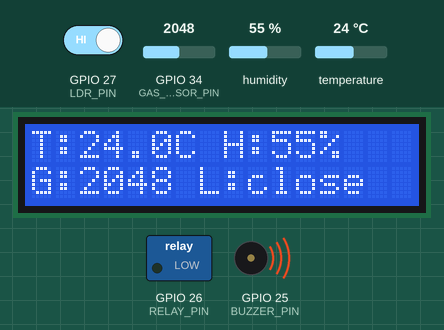
Bench run of a sketch on a simulated ESP32. On the bench: 16×2 character LCD, switched loads named in the sketch (green lamp = pin HIGH), buzzer (waves = sounding, pin HIGH). The inputs (shaded band) are chosen by the test bench; at power-on: GPIO 27 (LDR_PIN) HIGH, GPIO 34 (GAS_SENSOR_PIN) = 2048, humidity 55 %, temperature 24 °C. WiFi joins after 1.5 s; servers stay silent unless stated; what the sketch prints to the serial monitor is not drawn.

Above: at 5.0 s.
5.1 s: GPIO 27 (LDR_PIN) driven LOW
At 6.7 s:
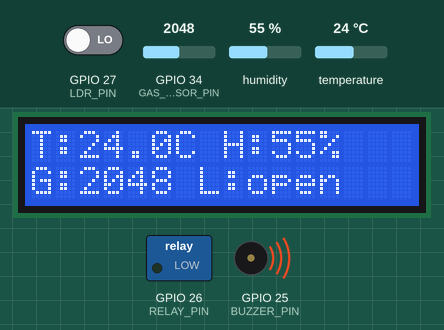
7.8 s: GPIO 34 (GAS_SENSOR_PIN) set to 105
At 8.9 s:
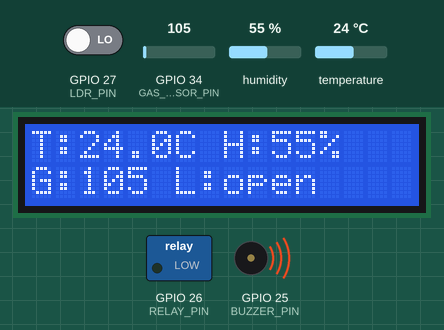
10.5 s: GPIO 34 (GAS_SENSOR_PIN) set to 94
At 13.2 s:
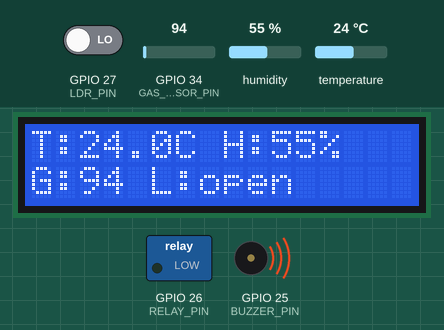
13.6 s: GPIO 27 (LDR_PIN) driven HIGH
At 15.4 s:
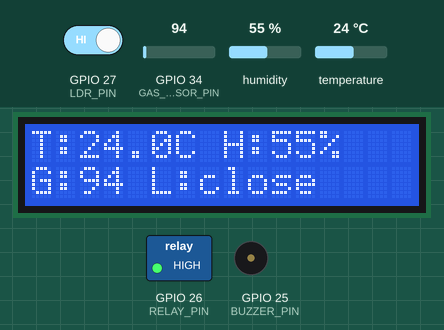
16.3 s: GPIO 34 (GAS_SENSOR_PIN) set to 0
At 19.5 s:
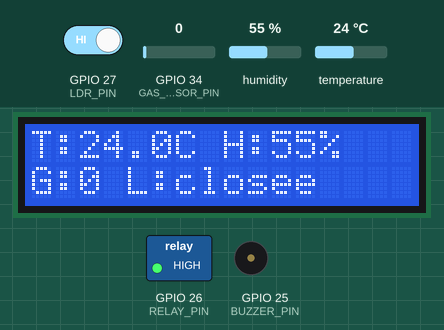
19.8 s: GPIO 27 (LDR_PIN) driven LOW
At 21.8 s:
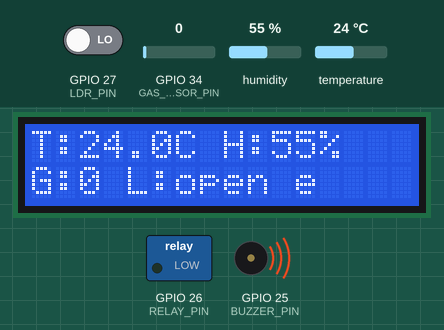
Timing chart, 0 to 23.3 s (numbered marks = the images above; inputs shaded):
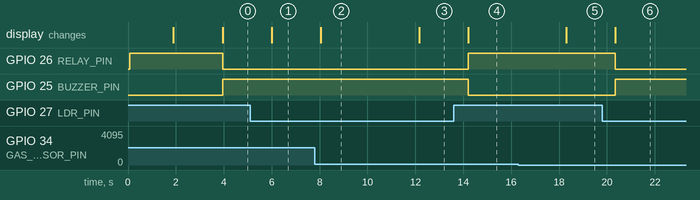

The sketch:

Cold_storage.ino
```cpp
// ==== BLYNK IoT DEFINES (must be first) ====
#define BLYNK_TEMPLATE_ID "TMPL3iwW28ish"
#define BLYNK_TEMPLATE_NAME "my project"
#define BLYNK_AUTH_TOKEN "2C0tsJr_LqbKjkM2w3cjtmFBMA_zUnx8"

// ==== Includes ====
#include <WiFi.h>
#include <BlynkSimpleEsp32.h>
#include <Wire.h>
#include <LiquidCrystal_I2C.h>
#include <DHT.h>

// ==== Wi-Fi credentials ====
char ssid[] = "cold storage";
char pass[] = "123456789";

// ==== Pin Definitions ====
#define DHTPIN 4
#define DHTTYPE DHT11
#define GAS_SENSOR_PIN 34
#define LDR_PIN 27
#define RELAY_PIN 26
#define BUZZER_PIN 25

// ==== Thresholds ====
#define TEMP_THRESHOLD 50
#define GAS_THRESHOLD 500

// ==== Objects ====
DHT dht(DHTPIN, DHTTYPE);
LiquidCrystal_I2C lcd(0x27, 16, 2);  // Use 0x27 or 0x3F depending on your LCD module

void setup() {
  Serial.begin(115200);

  // Initialize LCD
  lcd.begin();
  lcd.backlight();

  // Start DHT sensor
  dht.begin();

  // Set pin modes
  pinMode(RELAY_PIN, OUTPUT);
  pinMode(BUZZER_PIN, OUTPUT);
  pinMode(LDR_PIN, INPUT);
  digitalWrite(RELAY_PIN, HIGH);   // Relay OFF
  digitalWrite(BUZZER_PIN, LOW);   // Buzzer OFF

  // Connect to WiFi and Blynk
  Blynk.begin(BLYNK_AUTH_TOKEN, ssid, pass);

  // LCD Welcome Message
  lcd.setCursor(0, 0);
  lcd.print(" Cold Storage ");
  lcd.setCursor(0, 1);
  lcd.print("   Monitoring   ");
  delay(2000);
  lcd.clear();
}

void loop() {
  Blynk.run();

  float temperature = dht.readTemperature();
  float humidity = dht.readHumidity();
  int gasValue = analogRead(GAS_SENSOR_PIN);
  int ldrState = digitalRead(LDR_PIN); // LOW = dark, HIGH = light

  // Display on Serial Monitor
  Serial.print("Temp: "); Serial.print(temperature);
  Serial.print("  Hum: "); Serial.print(humidity);
  Serial.print("  Gas: "); Serial.print(gasValue);
  Serial.print("  LDR: "); Serial.println(ldrState == LOW ? "open" : "close");

  // Update LCD
  lcd.setCursor(0, 0);
  lcd.print("T:"); lcd.print(temperature, 1); lcd.print("C ");
  lcd.print("H:"); lcd.print(humidity, 0); lcd.print("%");

  lcd.setCursor(0, 1);
  lcd.print("G:"); lcd.print(gasValue);
  lcd.print(" L:"); lcd.print(ldrState == LOW ? "open " : "close");

  // Alert conditions
  bool alert = (temperature > TEMP_THRESHOLD) || (gasValue > GAS_THRESHOLD) || (ldrState == LOW);

  digitalWrite(RELAY_PIN, alert ? LOW : HIGH);   // Relay ON if alert
  digitalWrite(BUZZER_PIN, alert ? HIGH : LOW);  // Buzzer ON if alert

  // Send to Blynk
  Blynk.virtualWrite(V0, temperature);
  Blynk.virtualWrite(V1, humidity);
  Blynk.virtualWrite(V2, gasValue);
  Blynk.virtualWrite(V3, alert ? 1 : 0); // Relay status
  Blynk.virtualWrite(V4, ldrState == LOW ? 1 : 0); // LDR status

  delay(2000);
}
```

Measured:
- after the input at 5.1 s, the display: changes after 0.90 s (image 1)
- after the input at 7.8 s, the display: changes after 0.25 s (image 2)
- after the input at 10.5 s, the display: changes after 1.7 s (image 3)
- after the input at 13.6 s, GPIO 26 (RELAY_PIN): LOW → HIGH after 0.60 s; GPIO 25 (BUZZER_PIN): HIGH → LOW after 0.60 s; the display: changes after 0.60 s (image 4)
- after the input at 16.3 s, the display: changes after 2.0 s (image 5)
- after the input at 19.8 s, GPIO 26 (RELAY_PIN): HIGH → LOW after 0.55 s; GPIO 25 (BUZZER_PIN): LOW → HIGH after 0.55 s; the display: changes after 0.55 s (image 6)
